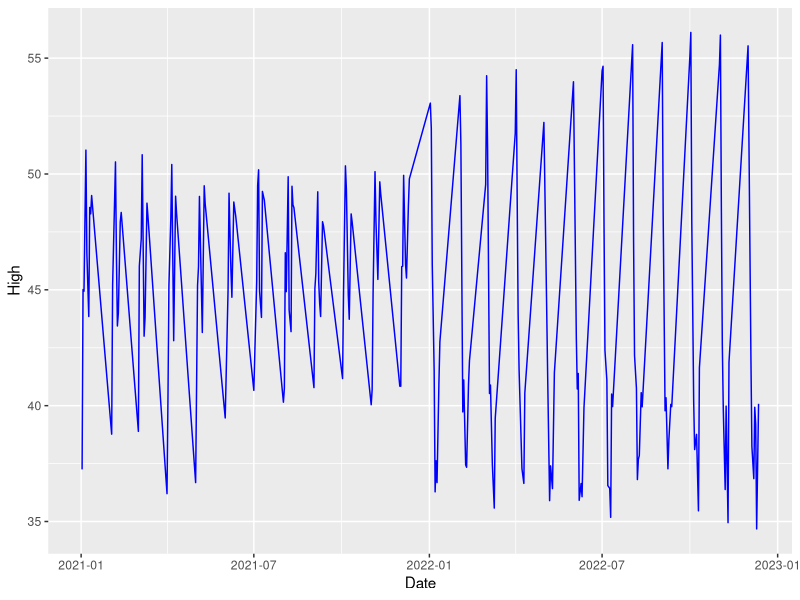
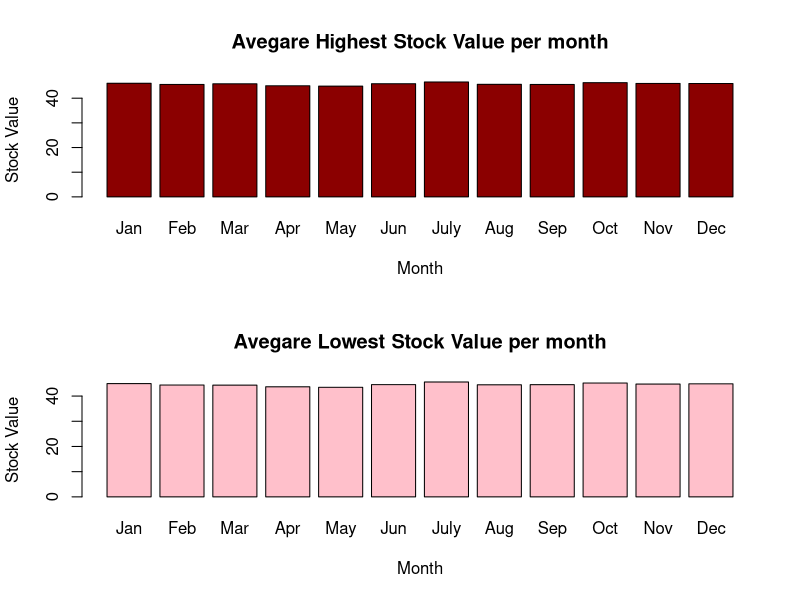
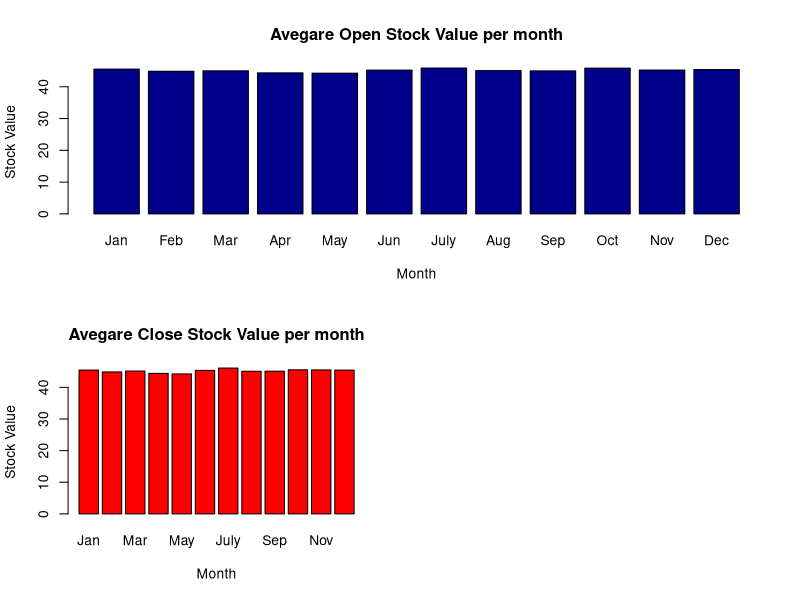

Source code (R) for these figures, in order:
## ---- chunk 1
#Load the Data
CFGdata <- read.csv(file = "CFGstockdata(filtered).csv") 
GSPJdata <- read.csv(file = "GS-PJstockdata(filtered).csv")
MAdata <- read.csv(file = "MAstockdata(filtered).csv")
MSPFdata <- read.csv(file = "MS-PFstockdata(filtered).csv")

## ---- chunk 2
# I would like to see open and close prices of the stock (the evolution)
#CFG Data
library(dplyr)
library(ggplot2)
library(lubridate)
#First convert them to Date:
CFGdata$Date <- format(CFGdata$Date, format = "%m/%d/%Y")
#Sort from the least recent to most recent
CFGdata <-CFGdata[order(as.Date(CFGdata$Date, format="%m/%d/%Y")),]
CFGdata$Date <- as.Date(CFGdata$Date, format = "%m/%d/%Y")
#Let's group per month and get the average
CFGdata %>%
  filter(Date < "2021-02-02") -> CFGdata2
mean(CFGdata2$High) -> AvgJan 
mean(CFGdata2$Low) -> AvglowJan
mean(CFGdata2$Open) -> AvgOpenJan
mean(CFGdata2$Close) -> AvgClsJan

CFGdata %>%
  filter(between(Date, as.Date("2021-02-02"), as.Date("2021-02-12"))) -> CFGdata3
mean(CFGdata3$High) -> AvgFeb
mean(CFGdata3$Low) -> AvglowFeb
mean(CFGdata3$Open) -> AvgOpenFeb
mean(CFGdata3$Close) -> AvgClsFeb

CFGdata %>%
  filter(between(Date, as.Date("2021-03-02"), as.Date("2021-03-12"))) -> CFGdata4
mean(CFGdata4$High) -> AvgMar
mean(CFGdata4$Low) -> AvglowMar
mean(CFGdata4$Open) -> AvgOpenMar
mean(CFGdata4$Close) -> AvgClsMar

CFGdata %>%
  filter(between(Date, as.Date("2021-04-01"), as.Date("2021-04-11"))) -> CFGdata5
mean(CFGdata5$High) -> AvgApr
mean(CFGdata5$Low) -> AvglowApr
mean(CFGdata5$Open) -> AvgOpenApr
mean(CFGdata5$Close) -> AvgClsApr

CFGdata %>%
  filter(between(Date, as.Date("2021-05-01"), as.Date("2021-05-11"))) -> CFGdata6
mean(CFGdata6$High) -> AvgMay
mean(CFGdata6$Low) -> AvglowMay
mean(CFGdata6$Open) -> AvgOpenMay
mean(CFGdata6$Close) -> AvgClsMay

CFGdata %>%
  filter(between(Date, as.Date("2021-06-01"), as.Date("2021-06-12"))) -> CFGdata7
mean(CFGdata7$High) -> AvgJun
mean(CFGdata7$Low) -> AvglowJun
mean(CFGdata7$Open) -> AvgOpenJun
mean(CFGdata7$Close) -> AvgClsJun

CFGdata %>%
  filter(between(Date, as.Date("2021-07-01"), as.Date("2021-07-12"))) -> CFGdata8
mean(CFGdata8$High) -> AvgJul
mean(CFGdata8$Low) -> AvglowJul
mean(CFGdata8$Open) -> AvgOpenJul
mean(CFGdata8$Close) -> AvgClsJul

CFGdata %>%
  filter(between(Date, as.Date("2021-08-01"), as.Date("2021-08-12"))) -> CFGdata9
mean(CFGdata9$High) -> AvgAug
mean(CFGdata9$Low) -> AvglowAug
mean(CFGdata9$Open) -> AvgOpenAug
mean(CFGdata9$Close) -> AvgClsAug

CFGdata %>%
  filter(between(Date, as.Date("2021-09-02"), as.Date("2021-09-12"))) -> CFGdata10
mean(CFGdata10$High) -> AvgSep
mean(CFGdata10$Low) -> AvglowSep
mean(CFGdata10$Open) -> AvgOpenSep
mean(CFGdata10$Close) -> AvgClsSep

CFGdata %>%
  filter(between(Date, as.Date("2021-10-02"), as.Date("2021-10-12"))) -> CFGdata11
mean(CFGdata11$High) -> AvgOct
mean(CFGdata11$Low) -> AvglowOct
mean(CFGdata11$Open) -> AvgOpenOct
mean(CFGdata11$Close) -> AvgClsOct

CFGdata %>%
  filter(between(Date, as.Date("2021-11-01"), as.Date("2021-11-11"))) -> CFGdata12
mean(CFGdata12$High) -> AvgNov
mean(CFGdata12$Low) -> AvglowNov
mean(CFGdata12$Open) -> AvgOpenNov
mean(CFGdata12$Close) -> AvgClsNov

CFGdata %>%
  filter(between(Date, as.Date("2021-12-01"), as.Date("2021-12-11"))) -> CFGdata13
mean(CFGdata13$High) -> AvgDec
mean(CFGdata13$Low) -> AvglowDec
mean(CFGdata13$Open) -> AvgOpenDec
mean(CFGdata13$Close) -> AvgClsDec


#Create a dataframe with the average value per month
df <- data.frame (AvgHigh  = c(AvgJan, AvgFeb, AvgMar, AvgApr, AvgMay, AvgJun, AvgJul, AvgAug, AvgSep, AvgOct, AvgNov, AvgDec),
                  Avglow = c(AvglowJan, AvglowFeb, AvglowMar, AvglowApr, AvglowMay, AvglowJun, AvglowJul, AvglowAug, AvglowSep, AvglowOct, AvglowNov, AvglowDec),
                  AvgOpn = c(AvgOpenJan, AvgOpenFeb, AvgOpenMar, AvgOpenApr, AvgOpenMay, AvgOpenJun, AvgOpenJul, AvgOpenAug, AvgOpenSep, AvgOpenOct, AvgOpenNov, AvgOpenDec),
                  AvgCls = c(AvgClsJan, AvgClsFeb, AvgClsMar, AvgClsApr, AvgClsMay, AvgClsJun, AvgClsJul, AvgClsAug, AvgClsSep, AvgClsOct, AvgClsNov, AvgClsDec),
                  Month = c("Jan", "Feb", "March", "April", "May", "Jun", "Jul", "Aug", "Sep", "Oct", "Nov", "Dec"))

#Create the time series plot
ggplot(CFGdata,aes(x=Date)) +
  geom_line(aes(y=High),color="blue")
#Create barchart with added parameters
attach(mtcars)
par(mfrow=c(2,1))
barplot(df$AvgHigh,
main = "Avegare Highest Stock Value per month",
xlab = "Month",
ylab = "Stock Value",
names.arg = c("Jan", "Feb", "Mar", "Apr", "May", "Jun", "July", "Aug", "Sep", "Oct", "Nov", "Dec"),
col = "darkred",
horiz = FALSE)
barplot(df$Avglow,
main = "Avegare Lowest Stock Value per month",
xlab = "Month",
ylab = "Stock Value",
names.arg = c("Jan", "Feb", "Mar", "Apr", "May", "Jun", "July", "Aug", "Sep", "Oct", "Nov", "Dec"),
col = "pink",
horiz = FALSE)



layout(matrix(c(1,1,2,3), 2, 2, byrow = TRUE))
barplot(df$AvgOpn,
main = "Avegare Open Stock Value per month",
xlab = "Month",
ylab = "Stock Value",
names.arg = c("Jan", "Feb", "Mar", "Apr", "May", "Jun", "July", "Aug", "Sep", "Oct", "Nov", "Dec"),
col = "darkblue",
horiz = FALSE)
barplot(df$AvgCls,
main = "Avegare Close Stock Value per month",
xlab = "Month",
ylab = "Stock Value",
names.arg = c("Jan", "Feb", "Mar", "Apr", "May", "Jun", "July", "Aug", "Sep", "Oct", "Nov", "Dec"),
col = "red",
horiz = FALSE)
  



